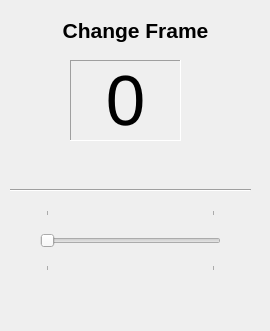
<?xml version="1.0" encoding="UTF-8"?>
<ui version="4.0">
 <class>ChangeFrameWidget</class>
 <widget class="QWidget" name="ChangeFrameWidget">
  <property name="geometry">
   <rect>
    <x>0</x>
    <y>0</y>
    <width>270</width>
    <height>331</height>
   </rect>
  </property>
  <property name="windowTitle">
   <string>Form</string>
  </property>
  <widget class="QLabel" name="label">
   <property name="geometry">
    <rect>
     <x>0</x>
     <y>10</y>
     <width>271</width>
     <height>41</height>
    </rect>
   </property>
   <property name="font">
    <font>
     <pointsize>16</pointsize>
     <weight>75</weight>
     <bold>true</bold>
    </font>
   </property>
   <property name="text">
    <string>Change Frame</string>
   </property>
   <property name="alignment">
    <set>Qt::AlignCenter</set>
   </property>
  </widget>
  <widget class="QSlider" name="sliderFrame">
   <property name="geometry">
    <rect>
     <x>40</x>
     <y>210</y>
     <width>181</width>
     <height>61</height>
    </rect>
   </property>
   <property name="font">
    <font>
     <stylestrategy>PreferDefault</stylestrategy>
    </font>
   </property>
   <property name="contextMenuPolicy">
    <enum>Qt::DefaultContextMenu</enum>
   </property>
   <property name="minimum">
    <number>0</number>
   </property>
   <property name="maximum">
    <number>1</number>
   </property>
   <property name="value">
    <number>0</number>
   </property>
   <property name="sliderPosition">
    <number>0</number>
   </property>
   <property name="tracking">
    <bool>true</bool>
   </property>
   <property name="orientation">
    <enum>Qt::Horizontal</enum>
   </property>
   <property name="tickPosition">
    <enum>QSlider::TicksBothSides</enum>
   </property>
   <property name="tickInterval">
    <number>0</number>
   </property>
  </widget>
  <widget class="Line" name="line">
   <property name="geometry">
    <rect>
     <x>10</x>
     <y>180</y>
     <width>241</width>
     <height>20</height>
    </rect>
   </property>
   <property name="orientation">
    <enum>Qt::Horizontal</enum>
   </property>
  </widget>
  <widget class="QLabel" name="labelNum">
   <property name="geometry">
    <rect>
     <x>70</x>
     <y>60</y>
     <width>111</width>
     <height>81</height>
    </rect>
   </property>
   <property name="font">
    <font>
     <pointsize>53</pointsize>
     <weight>50</weight>
     <bold>false</bold>
    </font>
   </property>
   <property name="layoutDirection">
    <enum>Qt::LeftToRight</enum>
   </property>
   <property name="autoFillBackground">
    <bool>true</bool>
   </property>
   <property name="inputMethodHints">
    <set>Qt::ImhNone</set>
   </property>
   <property name="frameShape">
    <enum>QFrame::Panel</enum>
   </property>
   <property name="frameShadow">
    <enum>QFrame::Sunken</enum>
   </property>
   <property name="text">
    <string>0</string>
   </property>
   <property name="textFormat">
    <enum>Qt::PlainText</enum>
   </property>
   <property name="alignment">
    <set>Qt::AlignCenter</set>
   </property>
  </widget>
 </widget>
 <resources/>
 <connections/>
</ui>
